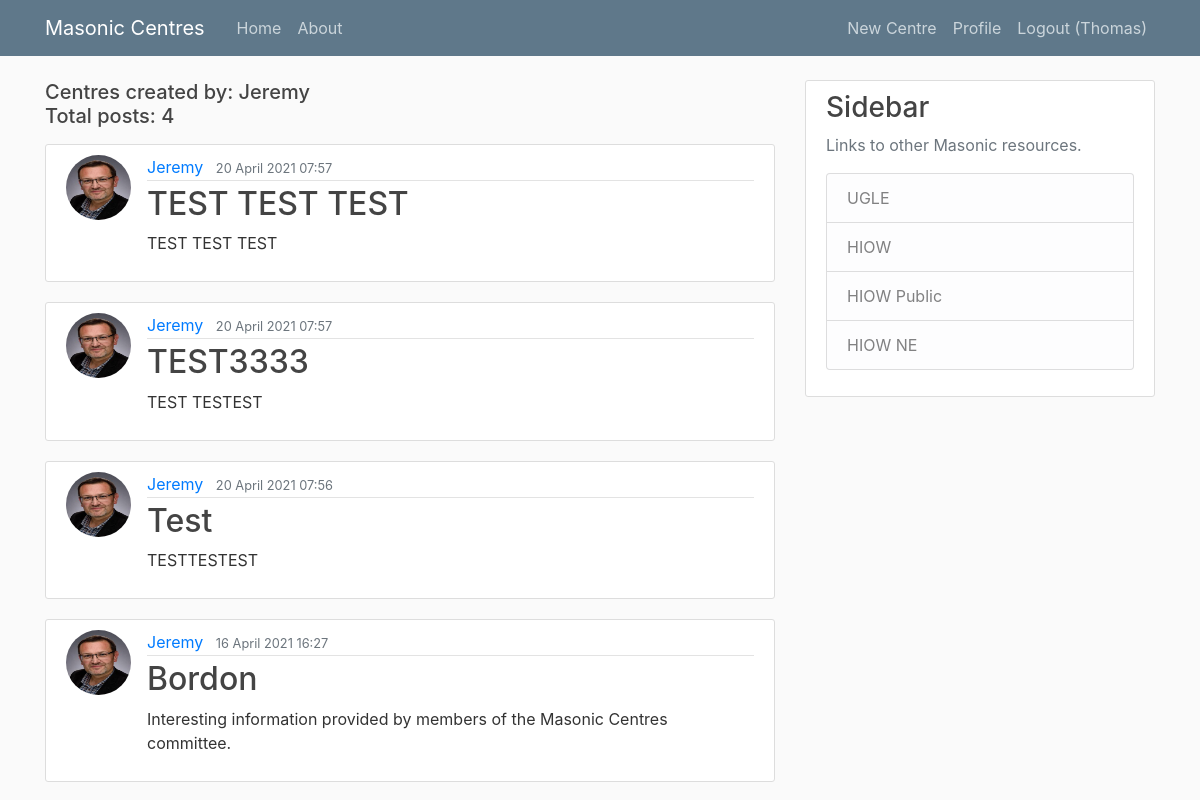
The app's page /user/Jeremy/ (signed in) with its own data.
### blog/models.py (models this page shows, shortened)
class Post(models.Model):
    title = models.CharField(max_length=100)
    content = models.TextField()
    date_posted = models.DateTimeField(default=timezone.now)
    update_posted = models.DateTimeField(auto_now=True)
    author = models.ForeignKey(User, on_delete=models.CASCADE)

### users/models.py (models this page shows, shortened)
class Profile(models.Model):
    user = models.OneToOneField(User, on_delete=models.CASCADE)
    image = models.ImageField(default='default.jpg', upload_to='profile_pics')

### blog/views.py (the view)
# urls.py: path('user/<str:username>/', UserPostListView.as_view(), name='user-posts'),
class UserPostListView(ListView):
    model = Post
    template_name = 'blog/user_post.html'
    context_object_name = 'posts'
    paginate_by = 5
    def get_queryset(self):
        user = get_object_or_404(User, username=self.kwargs.get('username'))
        return Post.objects.filter(author=user).order_by('-date_posted')

### blog/templates/blog/user_post.html (shortened to what this page needs)
{% extends "blog/base.html" %}
{% block content %}
    <h5 class="mb-3">Centres created by: {{ view.kwargs.username }}<br>Total posts: {{ page_obj.paginator.count }}</h5>
    {% for post in posts %}
        <article class="media content-section">
            <img class="rounded-circle article-img" src="{{ post.author.profile.image.url }}" alt="Profile picture">
            <div class="media-body">
                <div class="article-metadata">
                    <a class="mr-2" href="{% url 'user-posts' post.author.username %}">{{ post.author }}</a>
                    <small class="text-muted">{{ post.date_posted|date:"d F Y H:i" }}</small>
                </div>
                <h2><a class="article-title" href="{% url 'post-detail' post.id %}">{{ post.title }}</a></h2>
                <p class="article-content">{{ post.content }}</p>
            </div>
        </article>
    {% endfor %}
{% endblock content %}

### blog/templates/blog/base.html (shortened to what this page needs)
{% load static %}
<!DOCTYPE html>
<html>
    <head>
        <link rel="stylesheet" href="https://maxcdn.bootstrapcdn.com/bootstrap/4.0.0/css/bootstrap.min.css">
        <link rel="stylesheet" type="text/css" href="{% static 'blog/main.css' %}">
    </head>
    <body>
        <header class="site-header">
            <nav class="navbar navbar-expand-md navbar-dark bg-steel fixed-top">
                <div class="container">
                    <a class="navbar-brand mr-4" href="{% url 'blog-home' %}">Masonic Centres</a>
                    <div class="collapse navbar-collapse" id="navbarToggle">
                        <div class="navbar-nav mr-auto">
                            <a class="nav-item nav-link" href="{% url 'blog-home' %}">Home</a>
                            <a class="nav-item nav-link" href="{% url 'blog-about' %}">About</a>
                        </div>
                        <div class="navbar-nav">
                            {% if user.is_authenticated %}
                                <a class="nav-item nav-link" href="{% url 'post-create' %}">New Centre</a>
                                <a class="nav-item nav-link" href="{% url 'profile' %}">Profile</a>
                                <a class="nav-item nav-link" href="{% url 'logout' %}">Logout ({{ user.username }})</a>
                            {% else %}
                                <a class="nav-item nav-link" href="{% url 'login' %}">Login</a>
                                <a class="nav-item nav-link" href="{% url 'register' %}">Register</a>
                            {% endif %}
                        </div>
                    </div>
                </div>
            </nav>
        </header>
        <main role="main" class="container">
            <div class="row">
                <div class="col-md-8">
                    {% block content %}{% endblock %}
                </div>
                <div class="col-md-4">
                    <div class="content-section">
                        <h3>Sidebar</h3>
                        <p class='text-muted'>Links to other Masonic resources.
                            <ul class="list-group">
                                <li class="list-group-item list-group-item-light">UGLE</li>
                                <li class="list-group-item list-group-item-light">HIOW</li>
                                <li class="list-group-item list-group-item-light">HIOW Public</li>
                                <li class="list-group-item list-group-item-light">HIOW NE</li>
                            </ul>
                        </p>
                    </div>
                </div>
            </div>
        </main>
    </body>
</html>

### blog/static/blog/main.css (style rules this page uses)
body { background: #fafafa; color: #333333; margin-top: 5rem; }
h1, h2, h3, h4, h5, h6 { color: #444444; }
ul { margin: 0; }
.bg-steel { background-color: #5f788a; }
.site-header .navbar-nav .nav-link { color: #cbd5db; }
.content-section { background: #ffffff; padding: 10px 20px; border: 1px solid #dddddd; border-radius: 3px; margin-bottom: 20px; }
.article-title { color: #444444; }
.article-content { white-space: pre-line; }
.article-img { height: 65px; width: 65px; margin-right: 16px; }
.article-metadata { padding-bottom: 1px; margin-bottom: 4px; border-bottom: 1px solid #e3e3e3 }

### records on screen
Post: author.profile.image (picture), author "Jeremy", date_posted "20 April 2021 07:57", title "TEST TEST TEST", content "TEST TEST TEST"
Post: author.profile.image (picture), author "Jeremy", date_posted "20 April 2021 07:57", title "TEST3333", content "TEST TESTEST"
Post: author.profile.image (picture), author "Jeremy", date_posted "20 April 2021 07:56", title "Test", content "TESTTESTEST"
Post: author.profile.image (picture), author "Jeremy", date_posted "16 April 2021 16:27", title "Bordon", content "Interesting information provided by members of the Masonic Centres committee."

### other values on screen
{{ user.username }} "Thomas"
{{ view.kwargs.username }} "Jeremy"
{{ page_obj.paginator.count }} "4"
